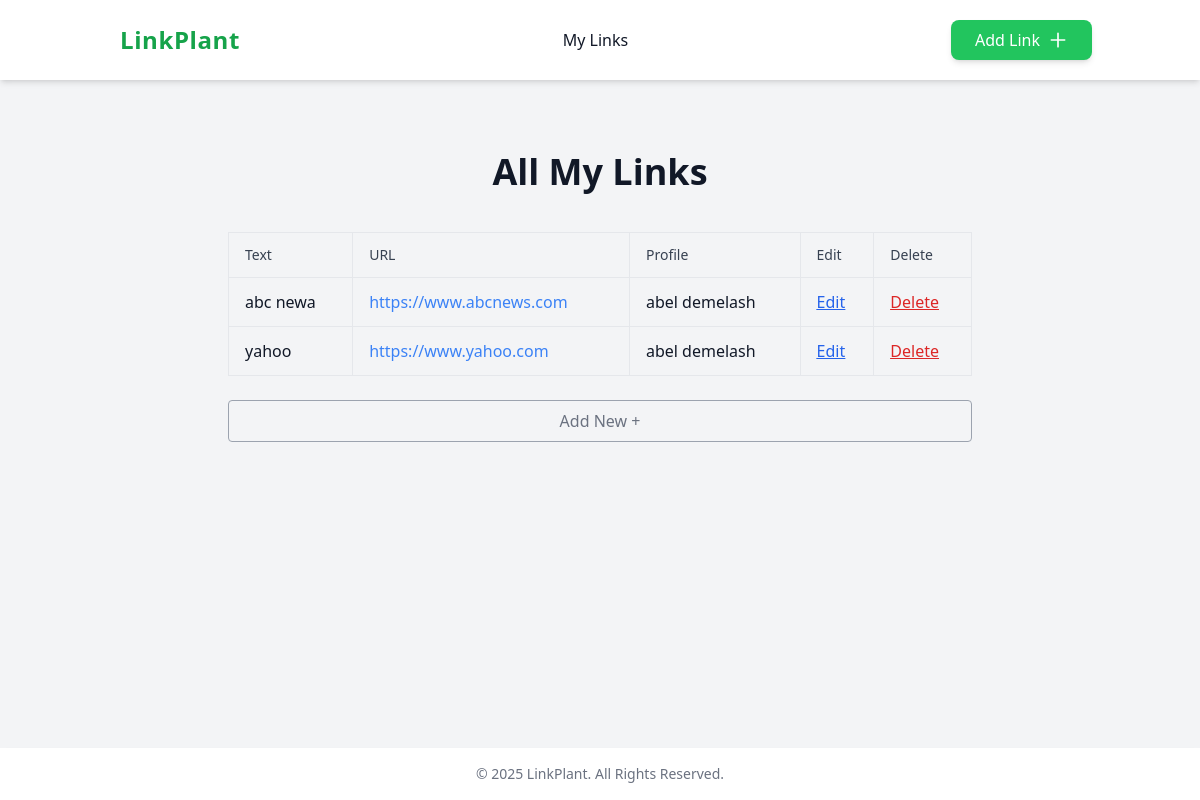
Before: / with the older database file.
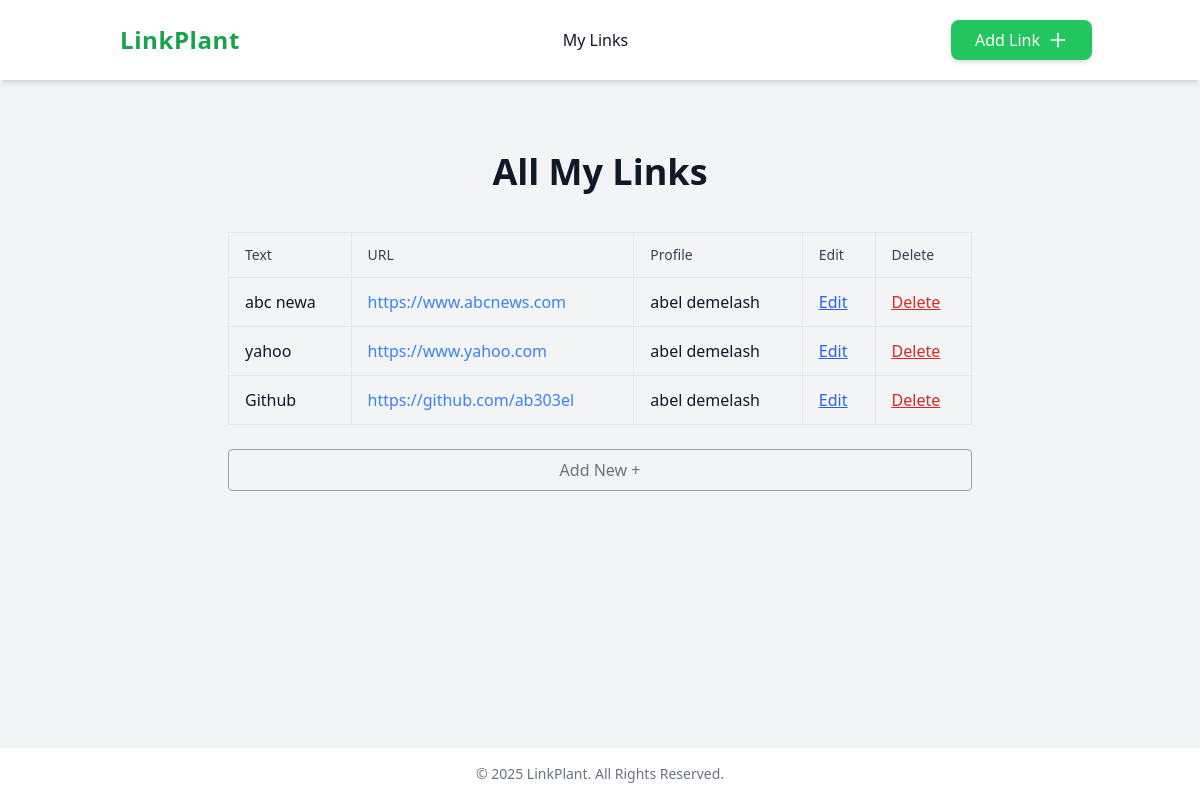
After: the same page with the newer database file.
### link_plant/models.py (models this page shows, shortened)
class Link(models.Model):
    text = models.CharField(max_length=100)
    url = models.URLField()
    profile = models.ForeignKey(Profile , on_delete=models.CASCADE , related_name='links')

class Profile(models.Model):
    BG_CHOICES = (
        ('blue' , 'Blue'),
        ('green' , 'Green'),
        ('yellow' , 'Yellow')
    )
    name = models.CharField( max_length=50)
    slug = models.SlugField(max_length=100)
    bg_color = models.CharField(max_length=50 , choices=BG_CHOICES)

### link_plant/views.py (the view)
# urls.py: path('', LinkListView.as_view() ,name='link-list'),
class LinkListView(ListView):
    model = Link
    template_name = 'link_plant/link_list.html'  # Ensure this matches the template path

### link_plant/templates/link_plant/link_list.html
{% extends "link_plant/_base.html" %}
{% block content %}
<h1 class="text-4xl text-center my-10 font-bold">All My Links</h1>
<div class="lg:w-3/4 w-full mx-auto overflow-auto">
  <table class="table-auto w-full text-left border-collapse border border-gray-200">
    <thead class="bg-gray-100">
      <tr>
        <th class="px-4 py-3 font-medium text-gray-700 text-sm border border-gray-200">Text</th>
        <th class="px-4 py-3 font-medium text-gray-700 text-sm border border-gray-200">URL</th>
        <th class="px-4 py-3 font-medium text-gray-700 text-sm border border-gray-200">Profile</th>
        <th class="px-4 py-3 font-medium text-gray-700 text-sm border border-gray-200">Edit</th>
        <th class="px-4 py-3 font-medium text-gray-700 text-sm border border-gray-200">Delete</th>
      </tr>
    </thead>
    <tbody>
      {% for link in object_list %}
      <tr class="hover:bg-gray-50">
        <td class="px-4 py-3 border border-gray-200">{{ link.text }}</td>
        <td class="px-4 py-3 border border-gray-200">
          <a href="{{ link.url }}" target="_blank" class="text-blue-500 hover:underline">
            {{ link.url }}
          </a>
        </td>
        <td class="px-4 py-3 border border-gray-200">
          <a href="{% url "profile" link.profile.slug %}" target="_blank">
            {{ link.profile.name }}
          </a>
        </td>
        <td class="px-4 py-3 border border-gray-200 underline text-blue-600">
          <a href="{% url 'link-update' link.id %}">Edit</a>
        </td>
        <td class="px-4 py-3 border border-gray-200 underline text-red-600">
          <a href="{% url 'link-delete' link.id %}">Delete</a>
        </td>
      </tr>
      {% endfor %}
    </tbody>
  </table>
  <a href="{% url 'link-create' %}" class="block mt-6 py-2 w-full border rounded border-gray-400 text-center text-gray-500 hover:bg-gray-100">
    Add New +
  </a>
</div>
{% endblock content %}

Changed rows visible on the page:
added Link: text "Github", url "https://github.com/ab303el", profile.name "abel demelash"
